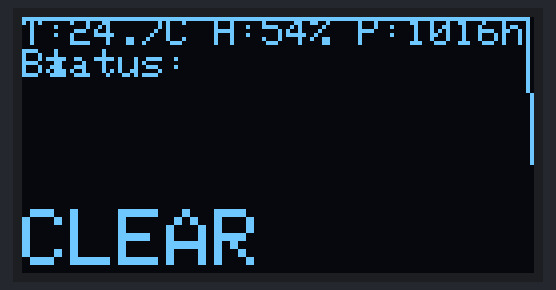
This sketch was run on a simulated Arduino Uno, built with avr-gcc and run on an emulated ATmega328P. Parts: 128×64 one-colour display. Random numbers use the default seed unless the sketch sets one.

Above: at 0.1 s.
At 6.6 s:
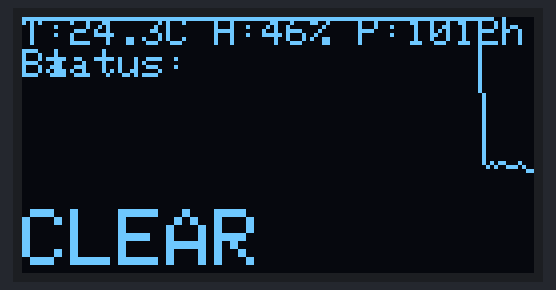
At 13.6 s:
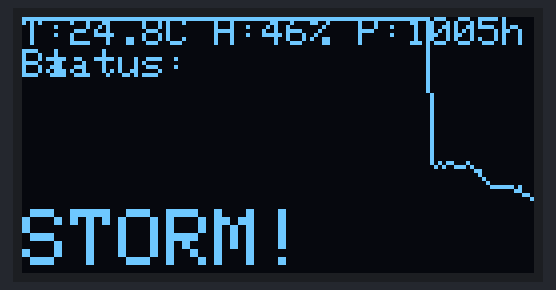
At 16.3 s:
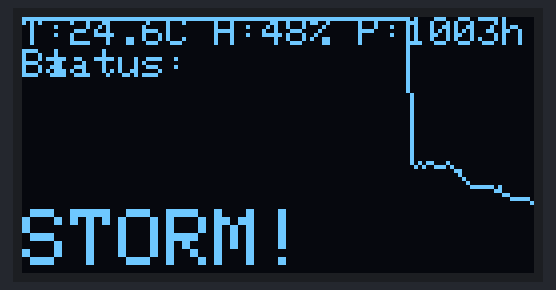
At 19.0 s:
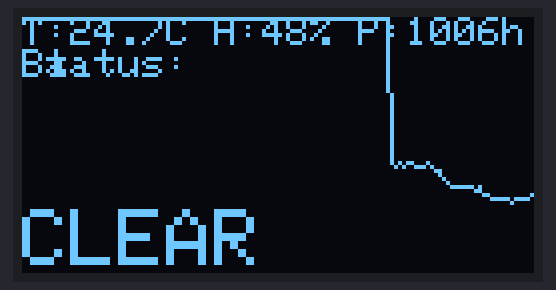
At 39.4 s:
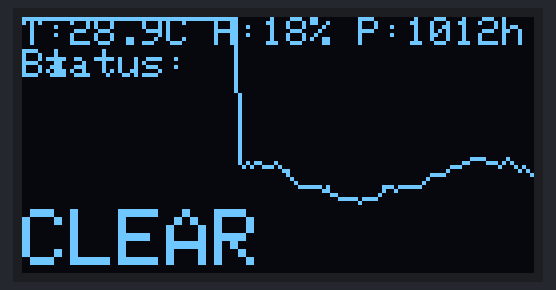

The sketch:

air_storm_prediction.ino
```cpp
/*
Based on input including air to predict storm

To simulate varying air data and produce graph
variations on the OLED (instead of using real sensors),
you can modify the Arduino code to:

***
    Simuate air data inputs
    Pass them into your ML model
    Plot values (e.g., pressure, humidity) as moving graphs
    Display storm prediction result

    mathematical formula (heuristic)

Let's define:

    TT = temperature (°C)

    HH = humidity (%)

    PP = pressure (hPa)

A storm likelihood score SS can be computed as:
S=a×(100−P)+b×H+c×T
S=a×(100−P)+b×H+c×T

***

OLED wire connecction
 Wiring: I2C OLED
OLED Pin	Arduino Uno / Mega
VCC	5V
GND	GND
SDA	A4 (Uno) / 20 (Mega)
SCL	A5 (Uno) / 21 (Mega)

*/

#include <Wire.h>
#include <Adafruit_GFX.h>
#include <Adafruit_SSD1306.h>

#define SCREEN_WIDTH 128
#define SCREEN_HEIGHT 64
#define OLED_RESET -1
Adafruit_SSD1306 display(SCREEN_WIDTH, SCREEN_HEIGHT, &Wire, OLED_RESET);

// === Fake data simulation ===
float temp = 25.0;
float humidity = 50.0;
float pressure = 1015.0;

int graphY[SCREEN_WIDTH];  // Store graph history

// === Simple ML model ===
float score(float temp, float hum, float press) {
  if (press < 1005 || hum > 80) {
    return 1; // Storm
  }
  return 0; // Clear
}

void setup() {
  Serial.begin(9600);
  display.begin(SSD1306_SWITCHCAPVCC, 0x3C);
  display.clearDisplay();
  display.setTextColor(SSD1306_WHITE);
}

void loop() {
  display.clearDisplay();

  // Simulate data
  temp += random(-10, 10) * 0.1;
  humidity += random(-5, 5);
  pressure += random(-15, 15) * 0.1;

  // Clamp values
  if (temp < -10) temp = -10;
  if (temp > 40) temp = 40;
  if (humidity < 10) humidity = 10;
  if (humidity > 100) humidity = 100;
  if (pressure < 980) pressure = 980;
  if (pressure > 1040) pressure = 1040;

  // Predict storm
  int result = score(temp, humidity, pressure);

  // Shift graph left
  for (int i = 0; i < SCREEN_WIDTH - 1; i++) {
    graphY[i] = graphY[i + 1];
  }

  // Map pressure to Y position
  int y = map((int)pressure, 980, 1040, SCREEN_HEIGHT - 1, 16);
  graphY[SCREEN_WIDTH - 1] = y;

  // Draw graph
  for (int i = 0; i < SCREEN_WIDTH - 1; i++) {
    display.drawLine(i, graphY[i], i + 1, graphY[i + 1], SSD1306_WHITE);
  }

  // Show label and result
  display.setCursor(0, 0);
  display.setTextSize(1);
  display.print("T:");
  display.print(temp, 1);
  display.print("C H:");
  display.print(humidity, 0);
  display.print("% P:");
  display.print(pressure, 0);
  display.println("hPa");

  display.setCursor(0, 8);
  display.setTextSize(1);
  display.print("Status: ");
  if (result == 1) {
    display.setTextSize(2);
    display.setCursor(0, 48);
    display.print("STORM!");
  } else {
    display.setTextSize(2);
    display.setCursor(0, 48);
    display.print("CLEAR ");
  }

  display.display();
  delay(500);
}
```

Measured:
- what the display in image 1 shows lasts 0.6 s, from 6.5 s to 7.1 s
